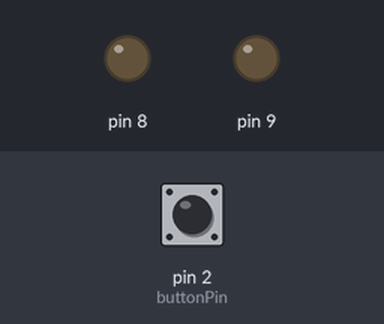
The sketch below on a simulated Arduino Uno, built with avr-gcc and run on an emulated ATmega328P. On the bench: output pins drawn as LEDs (lit = HIGH). The test bench sets the inputs (shaded band); at power-on: pin 2 (buttonPin) LOW. What the sketch prints to the serial monitor is not drawn.

Above: at 1.2 s.
1.3 s: pin 2 (buttonPin) pulled HIGH for 3.2 s
At 2.9 s:
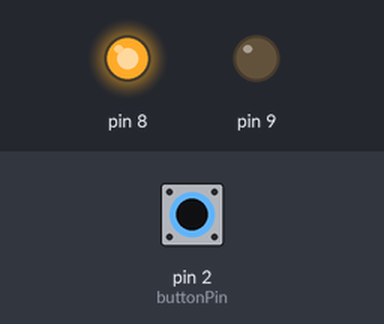
Timing chart, 0 to 4.8 s (numbered marks = the images above; inputs shaded):
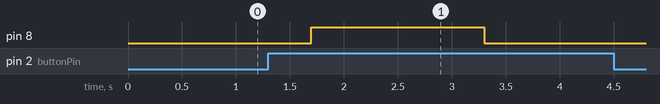

The sketch:

hw_03.ino
```cpp
const int buttonPin = 2;

bool currentState = false;
bool previousState = false;
bool led_01 = false;
bool led_02 = false;
bool state = true;
bool actionDone = false;

unsigned long pressStartTime = 0;
unsigned long singlePress = 0;
unsigned long doublePress = 0;

int tapcount = 0;
void setup() {
  pinMode(buttonPin, INPUT);
  pinMode(8, OUTPUT);
  pinMode(9, OUTPUT);
  Serial.begin(9600);
}

void loop() {
  unsigned long now = millis();
  currentState = digitalRead(buttonPin);
  if (currentState && !previousState) {
    pressStartTime = now;
    actionDone = false;
    tapcount++;
    if (tapcount == 1)
      singlePress = now;
    else if(tapcount == 2)
      doublePress =  singlePress;
  }

  if (currentState && now - pressStartTime >= 2000 && !actionDone) {
    state = !state;
    actionDone = true;
    tapcount = 0;
    Serial.println("Button held for 2 seconds");
    if (!state) {
      digitalWrite(8, LOW);
      digitalWrite(9, LOW);
    }
  }
  if (state) {
    if (now - singlePress >= 400 && tapcount == 1) {
      led_01 = !led_01;
      digitalWrite(8, led_01);
      tapcount = 0;
    } else if (now - doublePress <= 400 && tapcount == 2) {
      led_02 = !led_02;
      digitalWrite(9, led_02);
      tapcount = 0;
    }
  }
  previousState = currentState;
}
```

Measured:
- after the input at 1.3 s, pin 8: LOW → HIGH after 0.40 s, → LOW 1.6 s later
